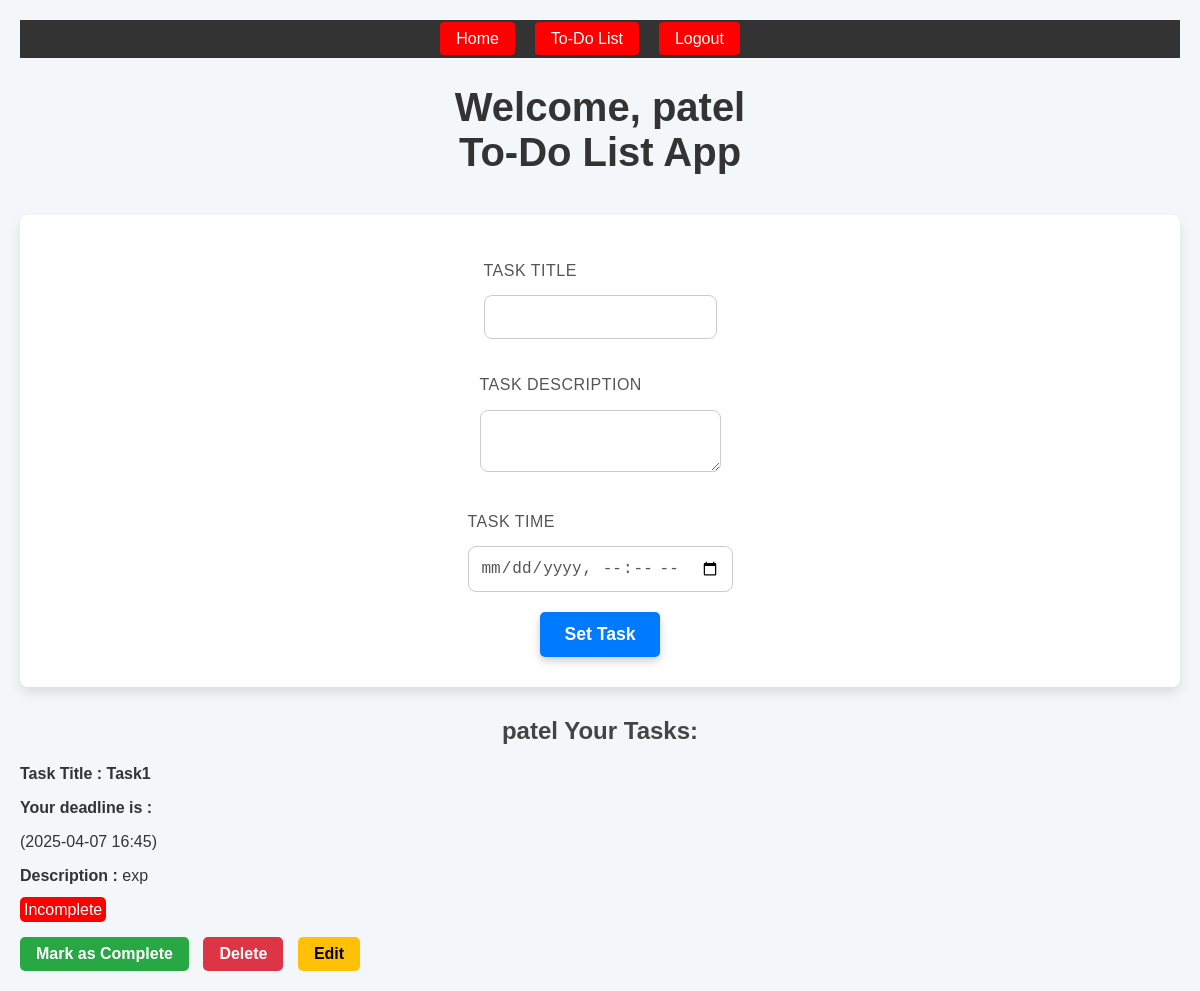
The app's page /todo_list (signed in), older data.
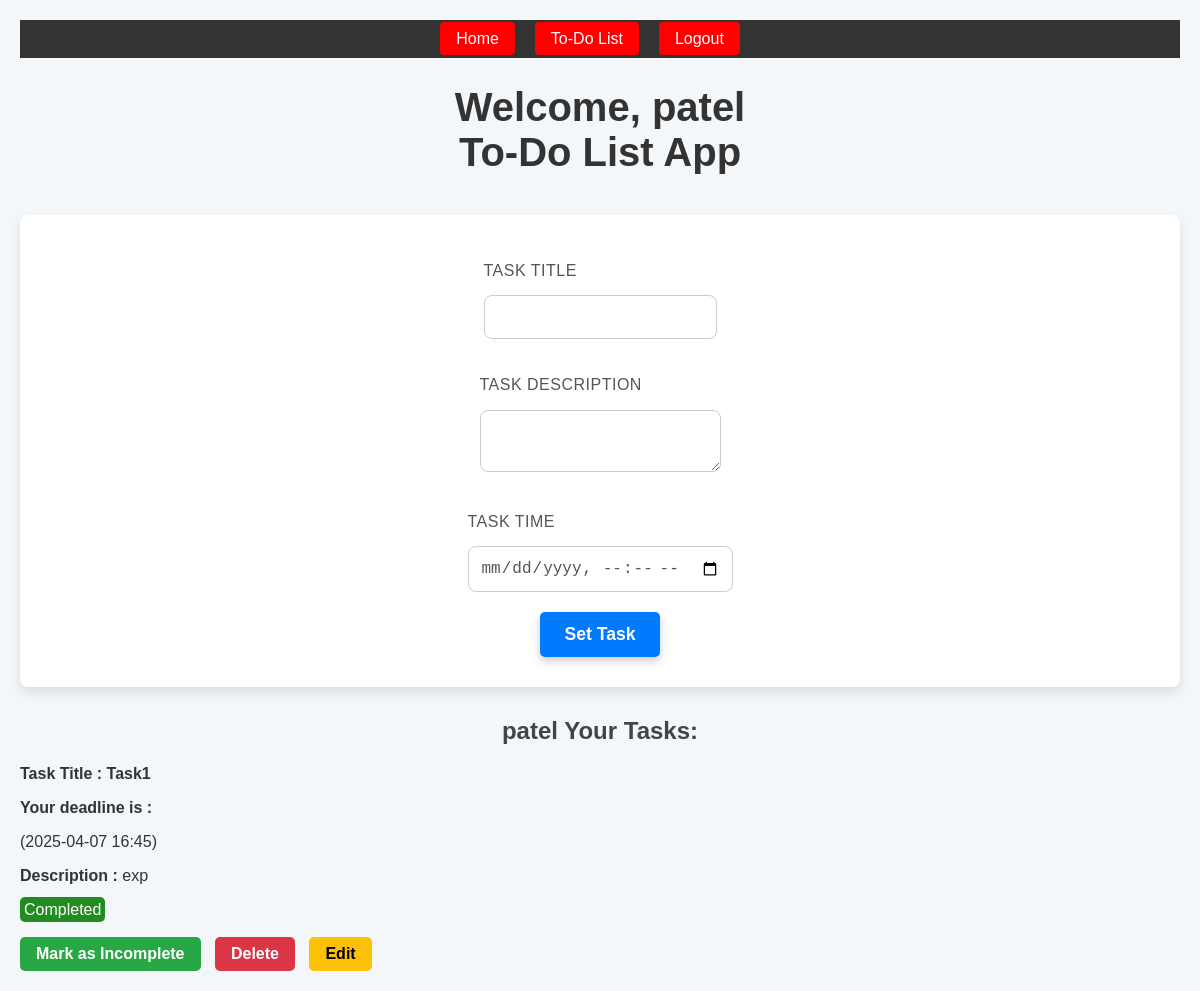
The same page, newer data.
### app.py (models this page shows)
class User(db.Model):
    id = db.Column(db.Integer, primary_key=True)
    username = db.Column(db.String(120), unique=True, nullable=False)
    password = db.Column(db.String(120), nullable=False)

class Task(db.Model):
    id = db.Column(db.Integer, primary_key=True)
    task = db.Column(db.String(255), nullable=False)
    description = db.Column(db.String(500), nullable=True)
    task_time = db.Column(db.DateTime, nullable=False)
    completed = db.Column(db.Boolean, default=False)
    user_id = db.Column(db.Integer, db.ForeignKey('user.id'), nullable=False)
    user = db.relationship('User', backref=db.backref('tasks', lazy=True))
    __table_args__ = (
        db.UniqueConstraint('task', 'task_time', 'user_id', name='unique_task_per_user'),
    )

### app.py (the view, shortened to what this page needs)
@app.route('/todo_list', methods=['GET', 'POST'])
def todo_list():
    if 'username' not in session:
        return redirect(url_for('login'))
    user = User.query.filter_by(username=session['username']).first()
    tasks = Task.query.filter_by(user_id=user.id).all()
    current_time = datetime.now().strftime("%Y-%m-%dT%H:%M")  # Get current time for client-side validation
    return render_template('todo_list.html', tasks=tasks, username=user.username, current_time=current_time)

### templates/todo_list.html (shortened to what this page needs)
<!DOCTYPE html>
<html>
<head>
    <link rel="stylesheet" href="{{ url_for('static', filename='style.css') }}">
</head>
<body>
    {% include 'navbar.html'%}
    <h1>Welcome, {{username}} <br> To-Do List App</h1>
    <form method="POST">
        <div>
            <label for="task">Task Title</label>
            <input type="text" id="task" name="task" required>
        </div>
        <div>
            <label for="description">Task Description</label>
            <textarea id="description" name="description"></textarea>
        </div>
        <div>
            <label for="task-time">Task Time</label>
            <input type="datetime-local" id="task-time" name="task-time" min="{{ current_time }}">
        </div>
        <button type="submit">Set Task</button>
    </form>
    <h2>{{username}} Your Tasks:</h2>
    <ul class="task-list">
        {% for task in tasks %}
        <li>
            <div>
                <strong> <b>Task Title : </b>{{ task.task }}</strong> <b>
                    <p>Your deadline is :</p>
                </b>({{ task.task_time.strftime('%Y-%m-%d %H:%M') }})
            </div>
            <p><b>Description :</b> {{ task.description }}</p>
            <div class="task-actions">
                {% if task.completed %}
                <span class="status completed">Completed</span> <br><br>
                <a href="{{ url_for('toggle_complete', task_id=task.id) }}" class="toggle-button">Mark as Incomplete</a>
                {% else %}
                <span class="status incomplete">Incomplete</span><br><br>
                <a href="{{ url_for('toggle_complete', task_id=task.id) }}" class="toggle-button">Mark as Complete</a>
                {% endif %}
                <a href="{{ url_for('delete_task', task_id=task.id) }}" class="delete-button"
                    onclick="return confirm('Are you sure you want to delete this task?');">Delete</a>
                <a class="edit-button" onclick="edit()" href="{{ url_for('edit_task', task_id=task.id) }}">Edit</a>
            </div>
        </li>
        {% endfor %}
    </ul>
</body>
</html>

### templates/navbar.html (shortened to what this page needs)
<nav>
    <ul class="navbar">
        <li><a class="logout-link" href="{{ url_for('index') }}">Home</a></li>
        {% if 'username' in session %}
            <li><a href="{{ url_for('todo_list') }}" class="logout-link">To-Do List</a></li>
            <li><a href="{{ url_for('logout') }}" class="logout-link">Logout</a></li>
        {% else %}
            <li><a class="logout-link" href="{{ url_for('login') }}">Login</a></li>
            <li><a class="logout-link" href="{{ url_for('register') }}">Register</a></li>
        {% endif %}
    </ul>
</nav>

### static/style.css (style rules this page uses)
body { font-family: 'Arial', sans-serif; background-color: #f4f7fa; color: #333; margin: 0; padding: 20px; }
h1 { color: #333; text-align: center; margin-bottom: 40px; font-size: 2.5em; }
h2 { color: #444; font-size: 1.5em; margin-bottom: 20px; text-align: center; }
form { background-color: #fff; padding: 30px; border-radius: 8px; box-shadow: 0 6px 12px rgba(0, 0, 0, 0.1); margin-bottom: 30px; display: flex; flex-direction: column; align-items: center; }
label { display: block; margin: 15px 0 5px; font-size: 16px; font-weight: 500; color: #555; font-family: 'Arial', sans-serif; letter-spacing: 0.5px; line-height: 1.4; text-transform: uppercase; transition: color 0.3s ease, transform 0.2s ease; }
input[type="text"], input[type="datetime-local"], textarea { width: auto; padding: 12px; margin: 8px 0 20px; border: 1px solid #ccc; border-radius: 8px; font-size: 1rem; color: #555; transition: border-color 0.3s; }
button { background-color: #007BFF; color: white; border: none; padding: 12px 24px; font-size: 1.1rem; font-weight: 600; border-radius: 5px; cursor: pointer; transition: background-color 0.3s, transform 0.3s; }
ul { list-style: none; padding: 0; margin: 0; }
.completed { background-color: forestgreen; color: white; height: auto; width: auto; padding: 4px; border-radius: 5px; }
.delete-button { background-color: #f44336; }
.task-actions a { margin: 0 10px 0 0; }
nav { background-color: #333; padding: 10px; color: white; margin-bottom: 20px; position: sticky; top: 0; }
.navbar { list-style-type: none; margin: 0; padding: 0; display: flex; justify-content: center; }
.navbar li { margin-right: 20px; }
.navbar a { color: white; text-decoration: none; font-size: 16px; padding: 8px 16px; border-radius: 4px; transition: background-color 0.3s; }
.logout-link { background-color: red; }
button { background-color: #007BFF; color: white; border: none; padding: 12px 24px; font-size: 1.1rem; font-weight: 600; border-radius: 5px; cursor: pointer; transition: background-color 0.3s, transform 0.3s, box-shadow 0.3s ease-in-out; box-shadow: 0 4px 8px rgba(0, 0, 0, 0.2); }
.toggle-button, .delete-button, .edit-button { padding: 8px 16px; text-decoration: none; border-radius: 5px; display: inline-block; transition: background-color 0.3s ease, transform 0.3s ease, box-shadow 0.3s ease-in-out; margin-right: 10px; font-weight: 600; }
.toggle-button { background-color: #28a745; color: white; }
.delete-button { background-color: #dc3545; color: white; }
.edit-button { background-color: #ffc107; color: black; }

Row changes from the older to the newer data that the page shows:
changed Task "Task1": completed "Incomplete Mark as Complete" → "Completed Mark as Incomplete"
